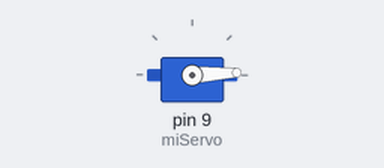
The sketch below on a simulated Arduino Nano, built with avr-gcc and run on an emulated ATmega328P. On the bench: servo.

Above: at 0.05 s.
At 1.55 s:
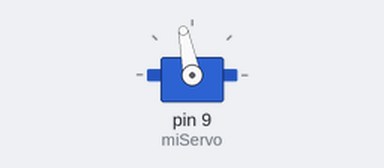
At 3.1 s:
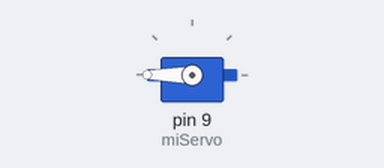
At 6.15 s:
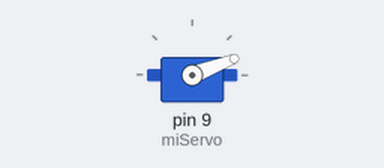
Timing chart, 0 to 9.7 s (numbered marks = the images above):
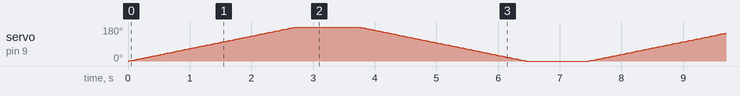

The sketch:

control_basio_servomotor.ino
```cpp
#include <Servo.h>
Servo miServo; // libreria del servo motor

int angulo = 0; //variable de control para el angulo

void setup() {
  miServo.attach(9); // Conectado al pin D9 del Nano
}

void loop() {
  for (int angulo = 0; angulo <= 180; angulo++) { //primer ciclo for para mover el servo de 0 a 180
    miServo.write(angulo); // controla la posicion del servo moviendolo un grado cada vez
    delay(15);
  }

  delay(1000);

  for (int angulo = 180; angulo >= 0; angulo--) { // segundo ciclo for para mover de 180 a 0
    miServo.write(angulo);
    delay(15);
  }

  delay(1000);
}
```
